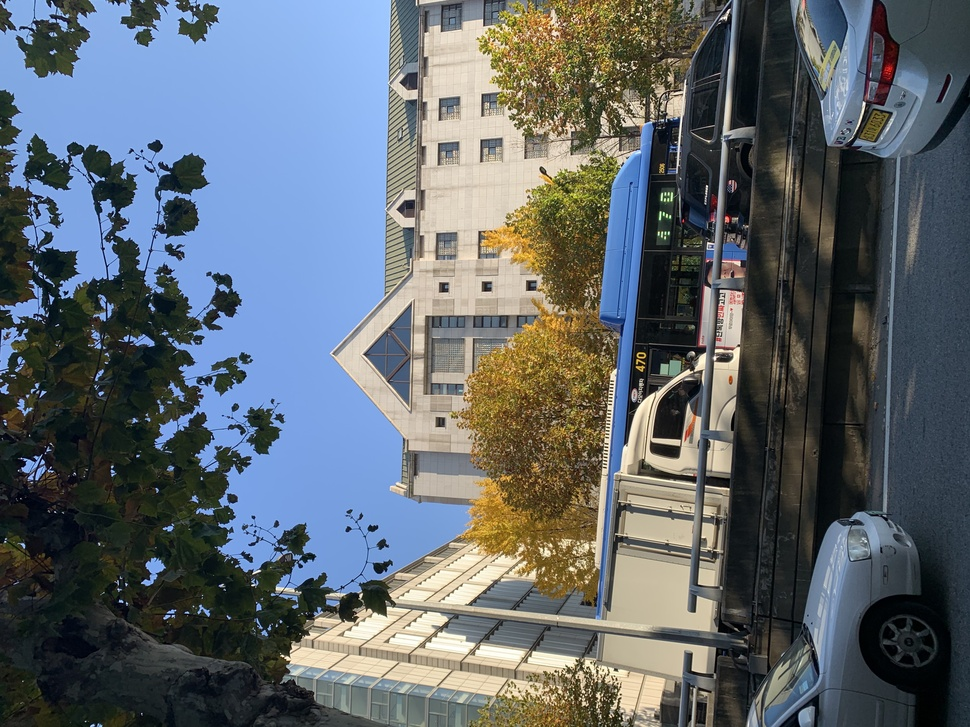
%> input picture img1.jpg, 970 x 727 px, shrunk from 4032 x 3024 before the run
$ octave main.m   (GNU Octave 9; MATLAB toolbox functions it lacks are replaced by stand-ins)
%> lines starting %> are read from the running program, lines starting %| are printed output that depends on the picture
%% Read Images
I1 = imread('./img1.jpg');
%> I1 is the input picture: size 727x970x3 uint8; mean R, G, B 95.1, 103, 109.3
I2 = imread('./img2.jpg');
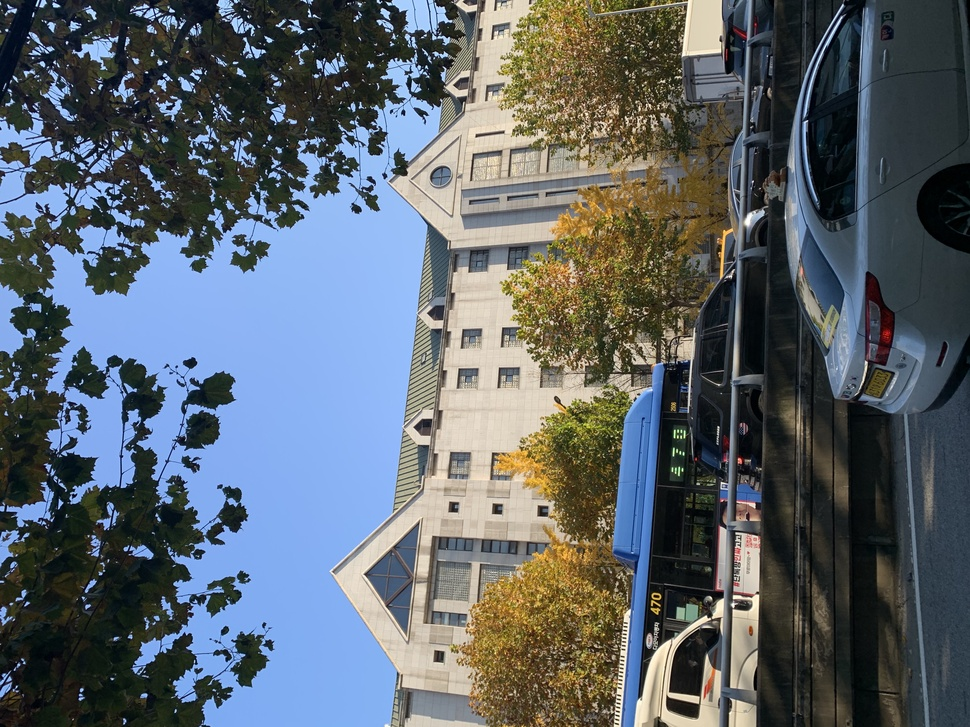
%> input picture img2.jpg, 970 x 727 px, shrunk from 4032 x 3024 before the run
%> I2 is the input picture: size 727x970x3 uint8; mean R, G, B 91.9, 100.3, 107.7

% Rotate -90
I1 = imrotate(I1,-90);
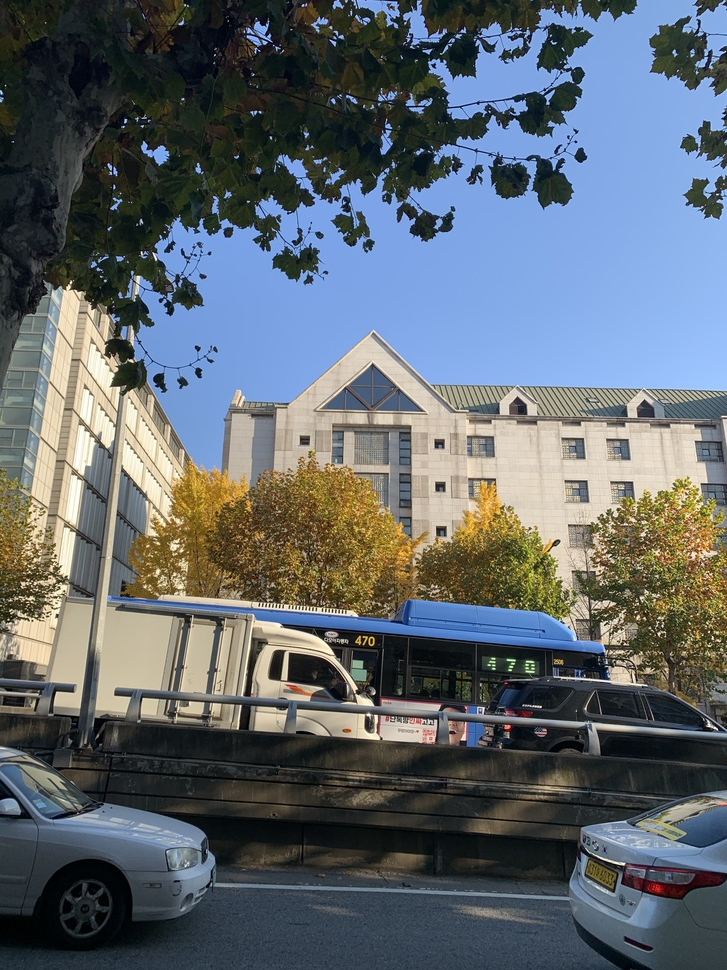
%> I1: size 970x727x3 uint8; mean R, G, B 95.1, 103, 109.3; mean of the top-left, top-right, bottom-left and bottom-right quarters 92.5, 148.4, 86.3, 82.7
I2 = imrotate(I2,-90);
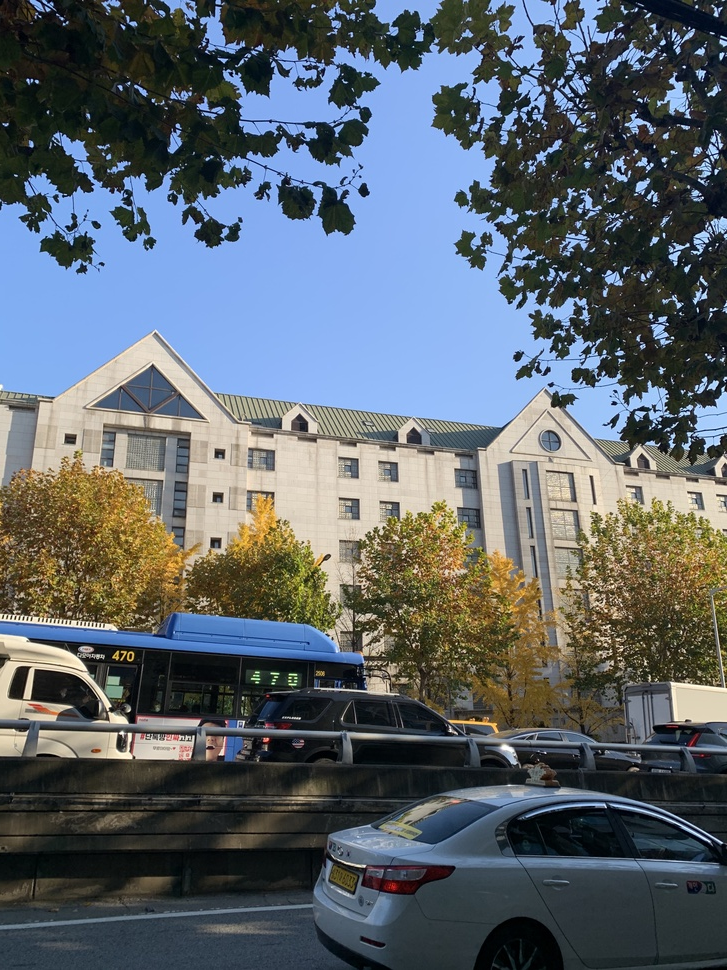
%> I2: size 970x727x3 uint8; mean R, G, B 91.9, 100.3, 107.7; mean of the top-left, top-right, bottom-left and bottom-right quarters 124.9, 115.5, 77.4, 82

load('./P1.mat')
load('./P2.mat')

% ginput coordinate
N_point = 4;

% n features for first image
imshow(I1,[])
%> (the run ends here)
